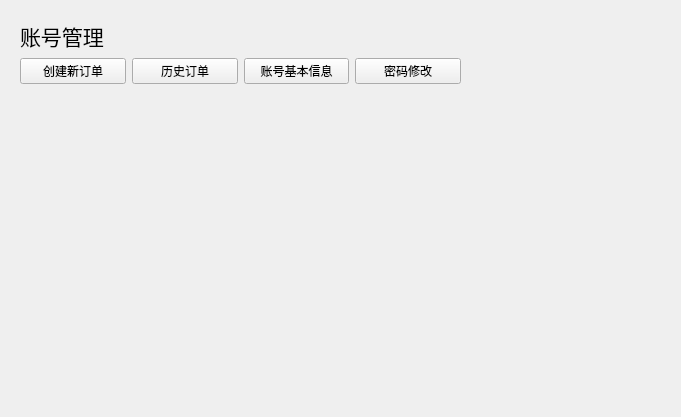
<?xml version="1.0" encoding="UTF-8"?>
<ui version="4.0">
 <class>AccountMangement</class>
 <widget class="QWidget" name="AccountMangement">
  <property name="geometry">
   <rect>
    <x>0</x>
    <y>0</y>
    <width>681</width>
    <height>417</height>
   </rect>
  </property>
  <property name="windowTitle">
   <string>Form</string>
  </property>
  <layout class="QGridLayout" name="gridLayout_2">
   <item row="0" column="0">
    <layout class="QGridLayout" name="gridLayout">
     <item row="0" column="0">
      <widget class="QWidget" name="widget" native="true">
       <layout class="QVBoxLayout" name="verticalLayout">
        <item>
         <widget class="QLabel" name="label_2">
          <property name="maximumSize">
           <size>
            <width>150</width>
            <height>16777215</height>
           </size>
          </property>
          <property name="text">
           <string>&lt;html&gt;&lt;head/&gt;&lt;body&gt;&lt;p&gt;&lt;span style=&quot; font-size:16pt;&quot;&gt;账号管理&lt;/span&gt;&lt;/p&gt;&lt;/body&gt;&lt;/html&gt;</string>
          </property>
          <property name="name" stdset="0">
           <string>InterfaceTitle</string>
          </property>
         </widget>
        </item>
        <item>
         <layout class="QHBoxLayout" name="horizontalLayout">
          <item>
           <widget class="QPushButton" name="newOrderButton">
            <property name="text">
             <string>创建新订单</string>
            </property>
           </widget>
          </item>
          <item>
           <widget class="QPushButton" name="orderHistoryButton">
            <property name="text">
             <string>历史订单</string>
            </property>
           </widget>
          </item>
          <item>
           <widget class="QPushButton" name="basicInformationButton">
            <property name="text">
             <string>账号基本信息</string>
            </property>
            <property name="name" stdset="0">
             <string>PushButton</string>
            </property>
           </widget>
          </item>
          <item>
           <widget class="QPushButton" name="changePasswordButton">
            <property name="text">
             <string>密码修改</string>
            </property>
            <property name="name" stdset="0">
             <string>PushButton</string>
            </property>
           </widget>
          </item>
          <item>
           <spacer name="horizontalSpacer_2">
            <property name="orientation">
             <enum>Qt::Horizontal</enum>
            </property>
            <property name="sizeType">
             <enum>QSizePolicy::Fixed</enum>
            </property>
            <property name="sizeHint" stdset="0">
             <size>
              <width>200</width>
              <height>17</height>
             </size>
            </property>
           </spacer>
          </item>
         </layout>
        </item>
       </layout>
      </widget>
     </item>
     <item row="1" column="0">
      <widget class="QStackedWidget" name="stackedWidget">
       <property name="sizePolicy">
        <sizepolicy hsizetype="Preferred" vsizetype="Preferred">
         <horstretch>0</horstretch>
         <verstretch>0</verstretch>
        </sizepolicy>
       </property>
       <property name="minimumSize">
        <size>
         <width>0</width>
         <height>50</height>
        </size>
       </property>
       <property name="currentIndex">
        <number>0</number>
       </property>
       <widget class="QWidget" name="page"/>
       <widget class="QWidget" name="page_2"/>
      </widget>
     </item>
    </layout>
   </item>
  </layout>
 </widget>
 <resources/>
 <connections/>
</ui>
